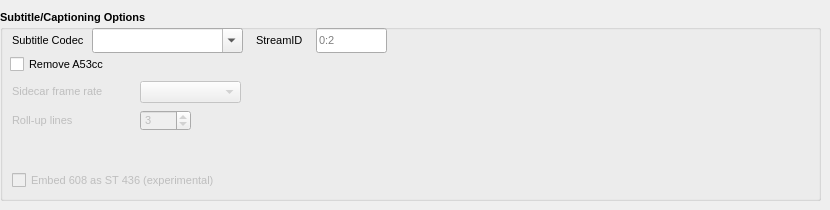
      <widget class="QWidget" name="tabSubtitles">
       <attribute name="title">
        <string>Subtitles/Captioning</string>
       </attribute>
       <widget class="QGroupBox" name="groupSubtitles">
        <property name="geometry">
         <rect>
          <x>0</x>
          <y>10</y>
          <width>821</width>
          <height>191</height>
         </rect>
        </property>
        <property name="font">
         <font>
          <pointsize>8</pointsize>
          <italic>false</italic>
          <bold>true</bold>
         </font>
        </property>
        <property name="title">
         <string>Subtitle/Captioning Options</string>
        </property>
        <widget class="QLabel" name="l_RollupLines">
         <property name="enabled">
          <bool>false</bool>
         </property>
         <property name="geometry">
          <rect>
           <x>12</x>
           <y>100</y>
           <width>73</width>
           <height>21</height>
          </rect>
         </property>
         <property name="font">
          <font>
           <pointsize>8</pointsize>
           <italic>false</italic>
           <bold>false</bold>
          </font>
         </property>
         <property name="text">
          <string>Roll-up lines</string>
         </property>
        </widget>
        <widget class="QLabel" name="l_SubtitleCodecs">
         <property name="geometry">
          <rect>
           <x>12</x>
           <y>22</y>
           <width>81</width>
           <height>17</height>
          </rect>
         </property>
         <property name="font">
          <font>
           <pointsize>8</pointsize>
           <italic>false</italic>
           <bold>false</bold>
          </font>
         </property>
         <property name="text">
          <string>Subtitle Codec</string>
         </property>
        </widget>
        <widget class="QComboBox" name="SccFrameRate">
         <property name="enabled">
          <bool>false</bool>
         </property>
         <property name="geometry">
          <rect>
           <x>140</x>
           <y>71</y>
           <width>101</width>
           <height>22</height>
          </rect>
         </property>
         <property name="font">
          <font>
           <pointsize>8</pointsize>
           <italic>false</italic>
           <bold>false</bold>
          </font>
         </property>
         <property name="toolTip">
          <string>Sidecar Subtitles Framerate.
This should match the Video Encoding Frame Rate</string>
         </property>
         <item>
          <property name="text">
           <string/>
          </property>
         </item>
         <item>
          <property name="text">
           <string>29.97 DF</string>
          </property>
         </item>
         <item>
          <property name="text">
           <string>29.97 NDF</string>
          </property>
         </item>
         <item>
          <property name="text">
           <string>23.976 (24000/1001)</string>
          </property>
         </item>
         <item>
          <property name="text">
           <string>24.000</string>
          </property>
         </item>
         <item>
          <property name="text">
           <string>25.000</string>
          </property>
         </item>
         <item>
          <property name="text">
           <string>30</string>
          </property>
         </item>
        </widget>
        <widget class="QComboBox" name="SubtitleCodecs">
         <property name="enabled">
          <bool>true</bool>
         </property>
         <property name="geometry">
          <rect>
           <x>92</x>
           <y>18</y>
           <width>151</width>
           <height>25</height>
          </rect>
         </property>
         <property name="font">
          <font>
           <pointsize>8</pointsize>
           <italic>false</italic>
           <bold>false</bold>
          </font>
         </property>
         <property name="acceptDrops">
          <bool>false</bool>
         </property>
         <property name="toolTip">
          <string>Video Subtitle Codecs. Use with caution.
Some codecs are not compatible with all video formats.
Adds the flag -c:s to the command line.
If Sidecar is selected, all normal Subtitle processing is diverted
and -c:s is not used in CMD.</string>
         </property>
         <property name="editable">
          <bool>true</bool>
         </property>
         <property name="currentIndex">
          <number>0</number>
         </property>
         <property name="placeholderText">
          <string/>
         </property>
         <item>
          <property name="text">
           <string/>
          </property>
         </item>
         <item>
          <property name="text">
           <string>copy</string>
          </property>
         </item>
         <item>
          <property name="text">
           <string>ass</string>
          </property>
         </item>
         <item>
          <property name="text">
           <string>dvb_subtitle</string>
          </property>
         </item>
         <item>
          <property name="text">
           <string>dvd_subtitle</string>
          </property>
         </item>
         <item>
          <property name="text">
           <string>mov_text</string>
          </property>
         </item>
         <item>
          <property name="text">
           <string>srt</string>
          </property>
         </item>
         <item>
          <property name="text">
           <string>ssa</string>
          </property>
         </item>
         <item>
          <property name="text">
           <string>Sidecar TTML (IMSC)</string>
          </property>
         </item>
         <item>
          <property name="text">
           <string>Sidecar SCC (Scenarist)</string>
          </property>
         </item>
         <item>
          <property name="text">
           <string>subrip</string>
          </property>
         </item>
         <item>
          <property name="text">
           <string>webvtt</string>
          </property>
         </item>
        </widget>
        <widget class="QCheckBox" name="checkEmbed436">
         <property name="enabled">
          <bool>false</bool>
         </property>
         <property name="geometry">
          <rect>
           <x>12</x>
           <y>160</y>
           <width>211</width>
           <height>20</height>
          </rect>
         </property>
         <property name="font">
          <font>
           <pointsize>8</pointsize>
           <italic>false</italic>
           <bold>false</bold>
          </font>
         </property>
         <property name="toolTip">
          <string>Force embed eia608 to smpte436m using a bitstream filter.
FFmpeg 8.x required.</string>
         </property>
         <property name="layoutDirection">
          <enum>Qt::LayoutDirection::LeftToRight</enum>
         </property>
         <property name="text">
          <string>Embed 608 as ST 436 (experimental)</string>
         </property>
        </widget>
        <widget class="QSpinBox" name="spinRollupTTLines">
         <property name="enabled">
          <bool>false</bool>
         </property>
         <property name="geometry">
          <rect>
           <x>140</x>
           <y>100</y>
           <width>51</width>
           <height>21</height>
          </rect>
         </property>
         <property name="font">
          <font>
           <pointsize>8</pointsize>
           <italic>false</italic>
           <bold>false</bold>
          </font>
         </property>
         <property name="toolTip">
          <string>Roll-Up lines</string>
         </property>
         <property name="minimum">
          <number>1</number>
         </property>
         <property name="maximum">
          <number>4</number>
         </property>
         <property name="value">
          <number>3</number>
         </property>
        </widget>
        <widget class="QLabel" name="l_SccRate">
         <property name="enabled">
          <bool>false</bool>
         </property>
         <property name="geometry">
          <rect>
           <x>12</x>
           <y>70</y>
           <width>101</width>
           <height>22</height>
          </rect>
         </property>
         <property name="font">
          <font>
           <pointsize>8</pointsize>
           <italic>false</italic>
           <bold>false</bold>
          </font>
         </property>
         <property name="text">
          <string>Sidecar frame rate</string>
         </property>
        </widget>
        <widget class="QCheckBox" name="checkRemoveA53cc">
         <property name="enabled">
          <bool>true</bool>
         </property>
         <property name="geometry">
          <rect>
           <x>10</x>
           <y>44</y>
           <width>101</width>
           <height>20</height>
          </rect>
         </property>
         <property name="font">
          <font>
           <pointsize>8</pointsize>
           <italic>false</italic>
           <bold>false</bold>
          </font>
         </property>
         <property name="toolTip">
          <string>Remove A53cc: If checked will force &quot;-a53cc 0&quot; and remove
video stream embedded subs.
Supported by mpeg2video, H.264 and HEVC video codecs.</string>
         </property>
         <property name="text">
          <string>Remove A53cc</string>
         </property>
        </widget>
        <widget class="QLineEdit" name="SubtitleStreamID">
         <property name="enabled">
          <bool>true</bool>
         </property>
         <property name="geometry">
          <rect>
           <x>316</x>
           <y>18</y>
           <width>71</width>
           <height>25</height>
          </rect>
         </property>
         <property name="font">
          <font>
           <pointsize>8</pointsize>
           <italic>false</italic>
           <bold>false</bold>
          </font>
         </property>
         <property name="toolTip">
          <string>StreamID: Adds the flag -stringid:a to the command line</string>
         </property>
         <property name="placeholderText">
          <string>0:2</string>
         </property>
        </widget>
        <widget class="QLabel" name="l_SubtitleStreamID">
         <property name="enabled">
          <bool>true</bool>
         </property>
         <property name="geometry">
          <rect>
           <x>256</x>
           <y>22</y>
           <width>51</width>
           <height>17</height>
          </rect>
         </property>
         <property name="font">
          <font>
           <pointsize>8</pointsize>
           <italic>false</italic>
           <bold>false</bold>
          </font>
         </property>
         <property name="text">
          <string>StreamID</string>
         </property>
        </widget>
       </widget>
      </widget>
